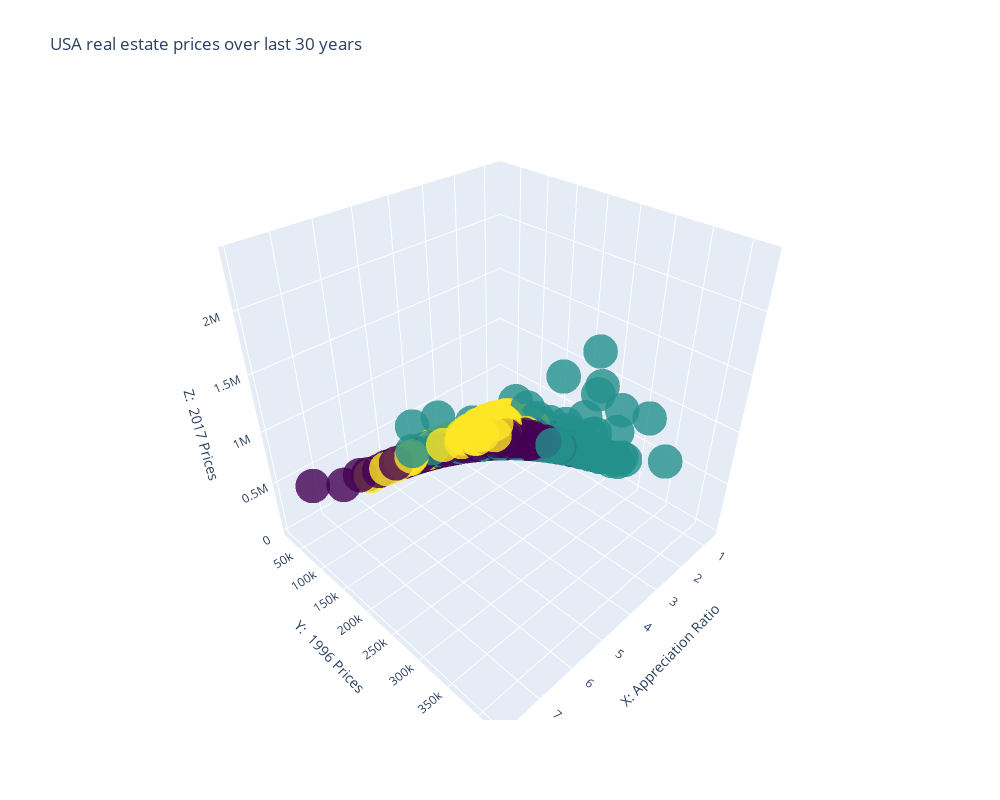

The code cell stored with this chart in its notebook:
### Code cell
plot_data = go.Scatter3d(
    x=cluster_df["appreciation_ratio"],
    y=cluster_df["1996-04"],
    z=cluster_df["2017-06"],
    mode='markers',
    text=cluster_df["CityZipCodeAppRatio"],
    marker=dict(
        size=12,
        color=cluster_df["cluster"],                # set color to an array/list of desired values
        colorscale='Viridis',   # choose a colorscale
        opacity=0.8
    )
)
#print(trace1)
data = [plot_data]
layout = go.Layout(
    showlegend=False,
    title="USA real estate prices over last 30 years",
    scene = dict(
        xaxis = dict(title='X: Appreciation Ratio'),
        yaxis = dict(title="Y:  1996 Prices"),
        zaxis = dict(title="Z:  2017 Prices"),
    ),
    width=1000,
    height=800,
)
fig = go.Figure(data=data, layout=layout)
py.iplot(fig, filename='3d-scatter-colorscale')

### Figure 1 — Plotly figure (JSON) as saved in the notebook; plotly's stock layout.template omitted (floating-point values rounded to 4 significant figures; data arrays with more than 128 entries replaced by an {"elided": "..."} marker saying what was removed)
{"data": [{"marker": {"color": {"elided": "5968 int values"}, "colorscale": [[0, "#440154"], [0.1111, "#482878"], [0.2222, "#3e4989"], [0.3333, "#31688e"], [0.4444, "#26828e"], [0.5556, "#1f9e89"], [0.6667, "#35b779"], [0.7778, "#6ece58"], [0.8889, "#b5de2b"], [1, "#fde725"]], "opacity": 0.8, "size": 12}, "mode": "markers", "text": {"elided": "5968 str values"}, "type": "scatter3d", "x": {"elided": "5968 float values"}, "y": {"elided": "5968 int values"}, "z": {"elided": "5968 int values"}}], "layout": {"height": 800, "scene": {"xaxis": {"title": {"text": "X: Appreciation Ratio"}}, "yaxis": {"title": {"text": "Y:  1996 Prices"}}, "zaxis": {"title": {"text": "Z:  2017 Prices"}}}, "showlegend": false, "title": {"text": "USA real estate prices over last 30 years"}, "width": 1000}}
